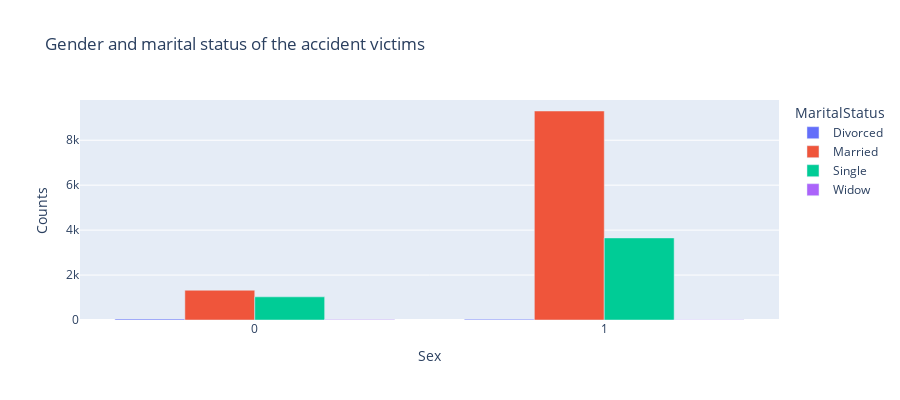

Notebook source saved alongside this figure:
### Code cell
# Gender and marital status of the accident victims (consider with all years)
df_sex_maritalstatus = data.groupby(["Sex", "MaritalStatus"]).agg({"Sex":"count"})
df_sex_maritalstatus.columns = ["Counts"]
df_sex_maritalstatus.reset_index(inplace=True)
print(df_sex_maritalstatus.head(10))


fig = px.bar(df_sex_maritalstatus, x="Sex", y="Counts",
             color='MaritalStatus', barmode='group',
             height=400,
            title = "Gender and marital status of the accident victims")
fig.show()

### Figure 1 — Plotly figure (JSON) as saved in the notebook; plotly's stock layout.template omitted (floating-point values rounded to 4 significant figures)
{"data": [{"alignmentgroup": "True", "hovertemplate": "MaritalStatus=Divorced<br>Sex=%{x}<br>Counts=%{y}<extra></extra>", "legendgroup": "Divorced", "marker": {"color": "#636efa", "pattern": {"shape": ""}}, "name": "Divorced", "offsetgroup": "Divorced", "orientation": "v", "showlegend": true, "textposition": "auto", "type": "bar", "x": [0, 1], "xaxis": "x", "y": [40, 36], "yaxis": "y"}, {"alignmentgroup": "True", "hovertemplate": "MaritalStatus=Married<br>Sex=%{x}<br>Counts=%{y}<extra></extra>", "legendgroup": "Married", "marker": {"color": "#EF553B", "pattern": {"shape": ""}}, "name": "Married", "offsetgroup": "Married", "orientation": "v", "showlegend": true, "textposition": "auto", "type": "bar", "x": [0, 1], "xaxis": "x", "y": [1325, 9300], "yaxis": "y"}, {"alignmentgroup": "True", "hovertemplate": "MaritalStatus=Single<br>Sex=%{x}<br>Counts=%{y}<extra></extra>", "legendgroup": "Single", "marker": {"color": "#00cc96", "pattern": {"shape": ""}}, "name": "Single", "offsetgroup": "Single", "orientation": "v", "showlegend": true, "textposition": "auto", "type": "bar", "x": [0, 1], "xaxis": "x", "y": [1031, 3653], "yaxis": "y"}, {"alignmentgroup": "True", "hovertemplate": "MaritalStatus=Widow<br>Sex=%{x}<br>Counts=%{y}<extra></extra>", "legendgroup": "Widow", "marker": {"color": "#ab63fa", "pattern": {"shape": ""}}, "name": "Widow", "offsetgroup": "Widow", "orientation": "v", "showlegend": true, "textposition": "auto", "type": "bar", "x": [0, 1], "xaxis": "x", "y": [24, 11], "yaxis": "y"}], "layout": {"barmode": "group", "height": 400, "legend": {"title": {"text": "MaritalStatus"}, "tracegroupgap": 0}, "title": {"text": "Gender and marital status of the accident victims"}, "xaxis": {"anchor": "y", "domain": [0, 1], "title": {"text": "Sex"}}, "yaxis": {"anchor": "x", "domain": [0, 1], "title": {"text": "Counts"}}}}
